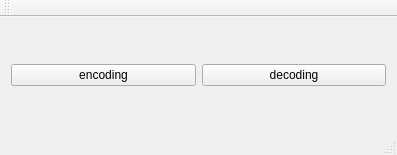
<?xml version="1.0" encoding="UTF-8"?>
<ui version="4.0">
 <class>window_QCodec</class>
 <widget class="QMainWindow" name="window_QCodec">
  <property name="geometry">
   <rect>
    <x>0</x>
    <y>0</y>
    <width>397</width>
    <height>155</height>
   </rect>
  </property>
  <property name="windowTitle">
   <string>window_QCodec</string>
  </property>
  <widget class="QWidget" name="centralWidget">
   <layout class="QHBoxLayout" name="horizontalLayout_5">
    <item>
     <layout class="QHBoxLayout" name="horizontalLayout_4">
      <item>
       <widget class="QPushButton" name="button_for_encoding">
        <property name="text">
         <string>encoding</string>
        </property>
       </widget>
      </item>
      <item>
       <widget class="QPushButton" name="button_decoding">
        <property name="text">
         <string>decoding</string>
        </property>
       </widget>
      </item>
     </layout>
    </item>
   </layout>
  </widget>
  <widget class="QMenuBar" name="menuBar">
   <property name="geometry">
    <rect>
     <x>0</x>
     <y>0</y>
     <width>397</width>
     <height>23</height>
    </rect>
   </property>
  </widget>
  <widget class="QToolBar" name="mainToolBar">
   <attribute name="toolBarArea">
    <enum>TopToolBarArea</enum>
   </attribute>
   <attribute name="toolBarBreak">
    <bool>false</bool>
   </attribute>
  </widget>
  <widget class="QStatusBar" name="statusBar"/>
 </widget>
 <layoutdefault spacing="6" margin="11"/>
 <resources/>
 <connections/>
</ui>
